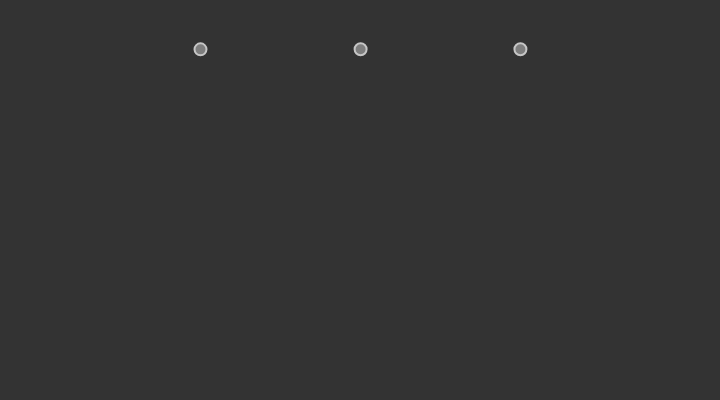
Frame 1 (no input)
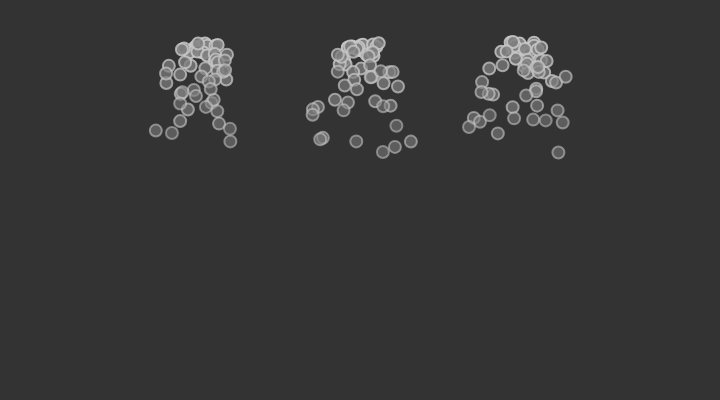
Frame 60 (no input)
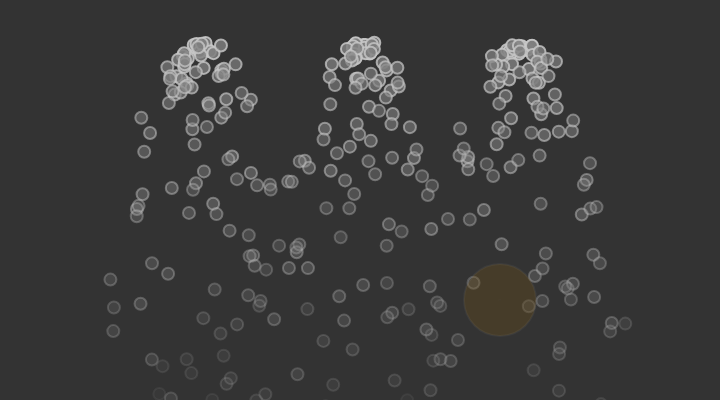
Frame 120 (the mouse pressed at the canvas centre since frame 60)

The p5.js sketch that drew these frames (run headless with seeded random() and noise() and a simulated clock; from frame 60 on, the mouse is pressed at the canvas centre):

// p5.js sketch
// ── sketch.js
let system;
let system2;
let system3;
let blackhole;
let whitehole;
let m = 0.5;
function setup() {
  createCanvas(720, 400);
  system = new ParticleSystem(createVector(width-200, 50));
  system2 = new ParticleSystem(createVector(200, 50));
  system3 = new ParticleSystem(createVector(width/2, 50));
  blackhole = new Blackhole();
  whitehole = new Whitehole();

}

function draw() {
  background(51);
  system.addParticle();
  system.run();
  system2.addParticle();
  system2.run();
  system3.addParticle();
  system3.run();
  blackhole.show();
  blackhole.extinction();
  whitehole.see();
  whitehole.extinction();
 
}

function mousePressed() {
  if (random() < m&& whitehole.a == 0) {
  blackhole.a = 1;
  } else if (random() > m && blackhole.a == 0){
  whitehole.a = 1;
  }
}
// ── Blackhole.js
class Blackhole {
  constructor() {
    this.position = createVector(500, height-100);
    this.G = 10;
    this.mass = 120;
    this.a = 0;
  

}
   show() {
   if(this.a == 1){
    fill(150, 100,0,50);
    ellipse(this.position.x, this.position.y, this.mass+70, this.mass+70);
     fill(0);
    ellipse(this.position.x, this.position.y, this.mass/3, this.mass/3);
    noStroke();
   }
  }
 calculateAttraction(m) {
  if (this.a == 1){  
  let force = p5.Vector.sub(this.position, m.position);
    let distance = force.mag();
    distance = constrain(distance, 5, 25);
    force.normalize();
    let strength = (this.G * this.mass * m.mass) / (distance * distance);
    force.mult(strength);
    return force;
  }
  }
  extinction() {
     if(this.a == 1){
    this.mass -= 2;
    }
   if(this.mass <0.1) {
    this.a = 0;
    this.mass = 120;
   }
  }

}
// ── Particle.js
class Particle {
  constructor(position) {
    this.acceleration = createVector(0, 0);
    this.velocity = createVector(random(-1, 1), random(-1, 0));
    this.position = position.copy();
    this.lifespan = 255;
    this.mass = 12;
  }

  run() {
    this.update();
    this.display();
  }
  addForce(force) {
    let f = p5.Vector.div(force, this.mass);
    this.acceleration.add(f);
  }
  // 위치 업데이트를 위한 메소드
  update(){
    this.velocity.add(this.acceleration);
    this.position.add(this.velocity);
    this.acceleration.set(0, 0);
    this.lifespan -= 2;
  }

  // 화면에 보이기 위한 메소드
  display() {
    stroke(200, this.lifespan);
    strokeWeight(2);
    fill(127, this.lifespan);
    ellipse(this.position.x, this.position.y, this.mass,this.mass);
  }
  small() {
    this.lifespan -= 5;
    if (this.mass > 1){
    this.mass -= 1;
    }
  }

  // 파티클이 여전히 쓸만한가요?
  isDead(){
    return this.lifespan < 0;
  }
}


// ── ParticleSystem.js
class ParticleSystem {
  constructor(position) {
    this.origin = position.copy();
    this.particles = [];
  }

  addParticle() {
    this.particles.push(new Particle(this.origin));
  }

  run() {
    for (let i = this.particles.length - 1; i >= 0; i--) {
      let p = this.particles[i];
      p.run();
      let gravity = createVector(0, 0.8);
      p.addForce(gravity);
      if (p.position.dist(whitehole.position) < whitehole.mass && whitehole.a == 1){
      let radiate = whitehole.calculateAttraction(p);
       p.addForce(radiate);
      }
      if (p.position.dist(blackhole.position) < blackhole.mass&& blackhole.a == 1){
      p.small();
       let attrater = blackhole.calculateAttraction(p);
      p.addForce(attrater);
      }
      if (p.isDead()) {
        this.particles.splice(i, 1);
      }
    }
  }

}


// ── Whitehole.js
class Whitehole {
  constructor() {
    this.position = createVector(300, height-100);
    this.G = 10;
    this.mass = 120;
   this.a = 0;
  

}
   see() {
   if   (this.a == 1){
    fill(0, 100,150,50);
    ellipse(this.position.x, this.position.y, this.mass+60, this.mass+60);
     fill(255);
    ellipse(this.position.x, this.position.y, this.mass/3, this.mass/3);
    noStroke();
   }
  }
 calculateAttraction(m) {
  if (this.a == 1){  
  let force = p5.Vector.sub(m.position,this.position);
    let distance = force.mag();
    distance = constrain(distance, 5, 25);
    force.normalize();
    let strength = (this.G * this.mass * m.mass) / (distance * distance);
    force.mult(strength);
    return force;
  }
  }


   extinction() {
    if(this.a == 1){
    this.mass -= 2;
    }
   if(this.mass <0.1) {
    this.a = 0;
    this.mass = 120;
   }
  }
}
